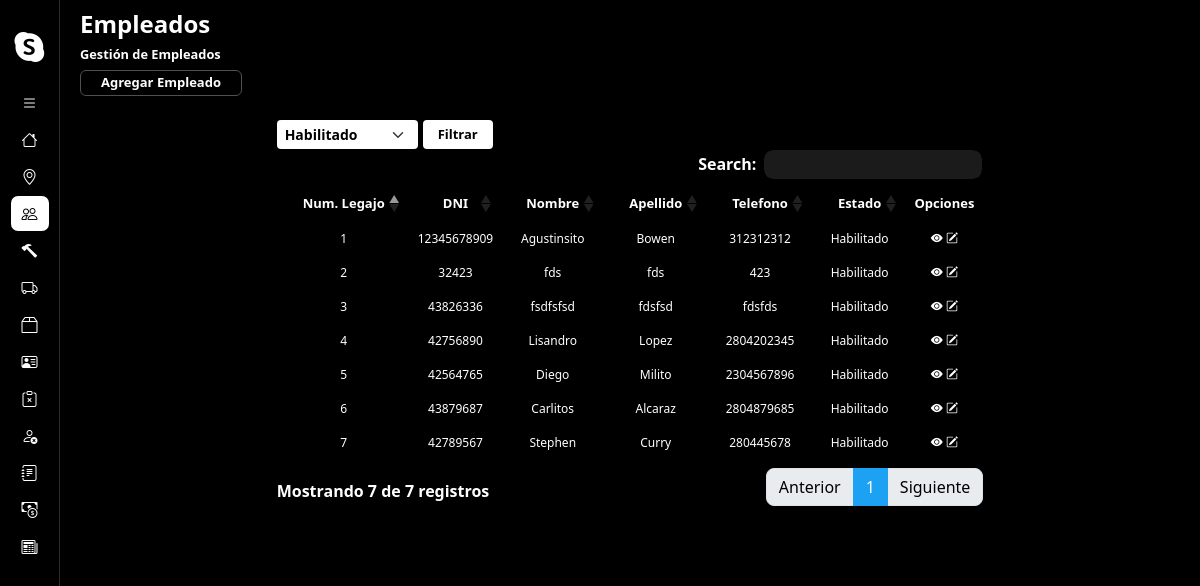
/gestionEmpleado/, run on an earlier commit of the app's database.
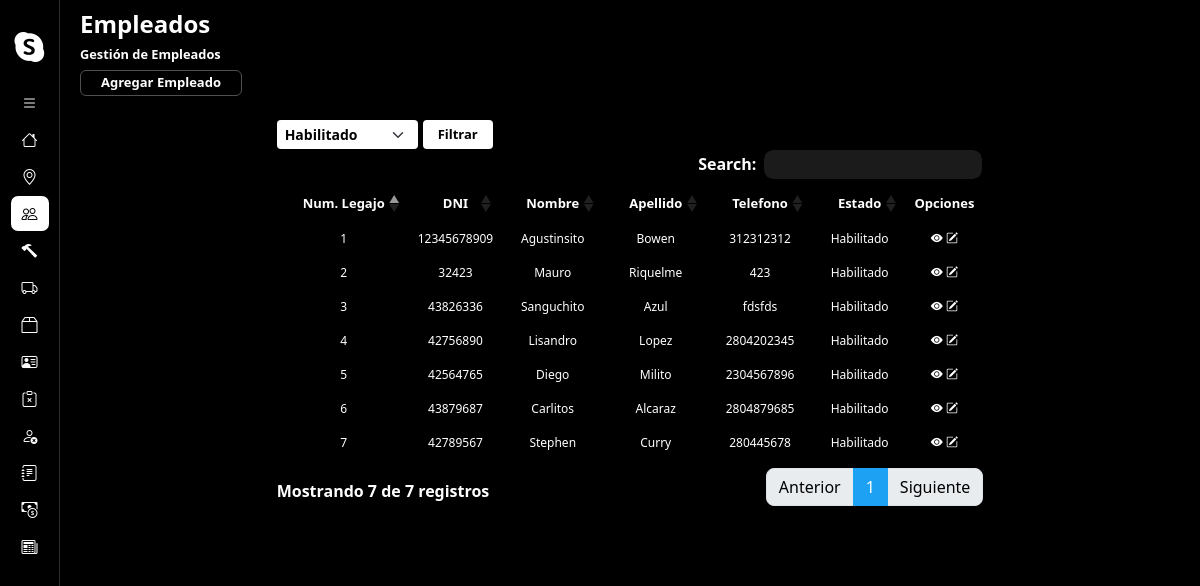
And on a later commit of the database.
### core/models.py (models this page shows, shortened)
class Empleado(models.Model):
    numDNI = models.CharField(unique=True,max_length=10)
    nombre = models.CharField(max_length=50)
    apellido = models.CharField(max_length=50)
    telefono = models.CharField(max_length=10)
    email = models.EmailField(max_length=254)
    sueldo = models.IntegerField()
    localidad = models.ForeignKey(Localidad, on_delete=models.DO_NOTHING)
    activo = models.BooleanField(default=True)
    sueldo_basico = 58000
    objects = EmpleadoManager()
    habilitados = EmpleadoManager(True)
    deshabilitados = EmpleadoManager(False)
    def getEstado(self):
        if self.activo == True:
            return "Habilitado"
        else:
            return "Deshabilitado"

### core/views.py (the view)
# urls.py: path('gestionEmpleado/', gestionEmpleado.as_view(), name = 'gestionEmpleado'),
class gestionEmpleado(ListView):
    model = Empleado
    template_name = 'empleado/gestionEmpleados.html'
    context_object_name = 'empleados'
    def get_context_data(self, **kwargs):
        context = super().get_context_data(**kwargs)
        context['estados'] = ['Habilitado', 'Deshabilitado', 'Todos']
        estado = self.request.GET.get('estado', '')
        if estado == 'Habilitado' or not estado:
            context['empleados'] = Empleado.habilitados.all()
        elif estado == 'Deshabilitado':
            context['empleados'] = Empleado.deshabilitados.all()
        elif estado == 'Todos':
            context['empleados'] = Empleado.objects.all()
        return context

### core/models.py (called while the page is built)
    def get_queryset(self):
        qs = super().get_queryset()
        return qs.filter(activo=self.habilitado) if self.habilitado is not None else qs

### core/templates/empleado/gestionEmpleados.html (shortened to what this page needs)
{% extends 'layouts/baseGestion.html' %}
{% load static %}
{% block extracss %}{{block.super}}
<link href="{% static 'css/baseGestion.css' %}" rel="stylesheet" />
{% endblock %}
{% block title%}
    <h1>Empleados</h1>
    <h2>Gestión de Empleados</h2>
    <a href="{% url 'altaEmpleado' %}" class="btn-agregarEntidad">Agregar Empleado</a>
{% endblock %}
{% block listado%}
<div class="container contenedor-tabla-form">
    <div class="container contenedor-filtrados">
        <form method="GET" action="{% url 'gestionEmpleado' %}">
            <div class="contenedor-select-btn">
                <select name="estado" id="estado" class="form-select form-select-sm form-select-filter">
                    {% for option in estados %}
                        <option value="{{ option }}" {% if option == request.GET.estado %} selected {% endif %}>{{ option }}</option>
                    {% endfor %}
                </select>
                <button type="submit" class="btn-filtrar">Filtrar</button>
            </div>
        </form>
    </div>
    <div class="container contenedor-tabla">
        <table class="table table-striped table-dark">
            <thead>
                <tr>
                    <th scope="col">Num. Legajo</th>
                    <th scope="col">DNI</th>
                    <th scope="col">Nombre</th>
                    <th scope="col">Apellido</th>
                    <th scope="col">Telefono</th>
                    <th scope="col">Estado</th>
                    <th scope="col">Opciones</th>
                </tr>
            </thead>
            <tbody>
                {% for empleado in empleados %}
                    <tr class="fila-tabla">
                        <td scope="row">{{ empleado.pk }}</td>
                        <td scope="row">{{ empleado.numDNI }}</td>
                        <td scope="row">{{ empleado.nombre }}</td>
                        <td scope="row">{{ empleado.apellido }}</td>
                        <td scope="row">{{ empleado.telefono }}</td>
                        <td scope="row">{{ empleado.getEstado }}</td>
                        <td scope="row">
                            <button href="{% url 'detalleEmpleado' empleado.pk %}" class="opcion" type="button"
                                data-url="/gestionEmpleado/{{empleado.pk}}"
                                data-bs-toggle="offcanvas"
                                data-bs-target="#offcanvasExample"
                                aria-controls="offcanvasExample"><i class="bi bi-eye-fill"></i></button>
                            <a href="{% url 'modificarEmpleado' empleado.pk%}" class="opcion"><i class="bi bi-pencil-square"></i></i></a>
                        </td>
                    </tr>
                {% endfor %}
            </tbody>
        </table>
    </div>
</div>
{% endblock %}

What changed in the data, as far as the page shows it:
changed Empleado id 2: nombre "fds" → "Mauro"; apellido "fds" → "Riquelme"
changed Empleado "fdsfds": nombre "fsdfsfsd" → "Sanguchito"; apellido "fdsfsd" → "Azul"
